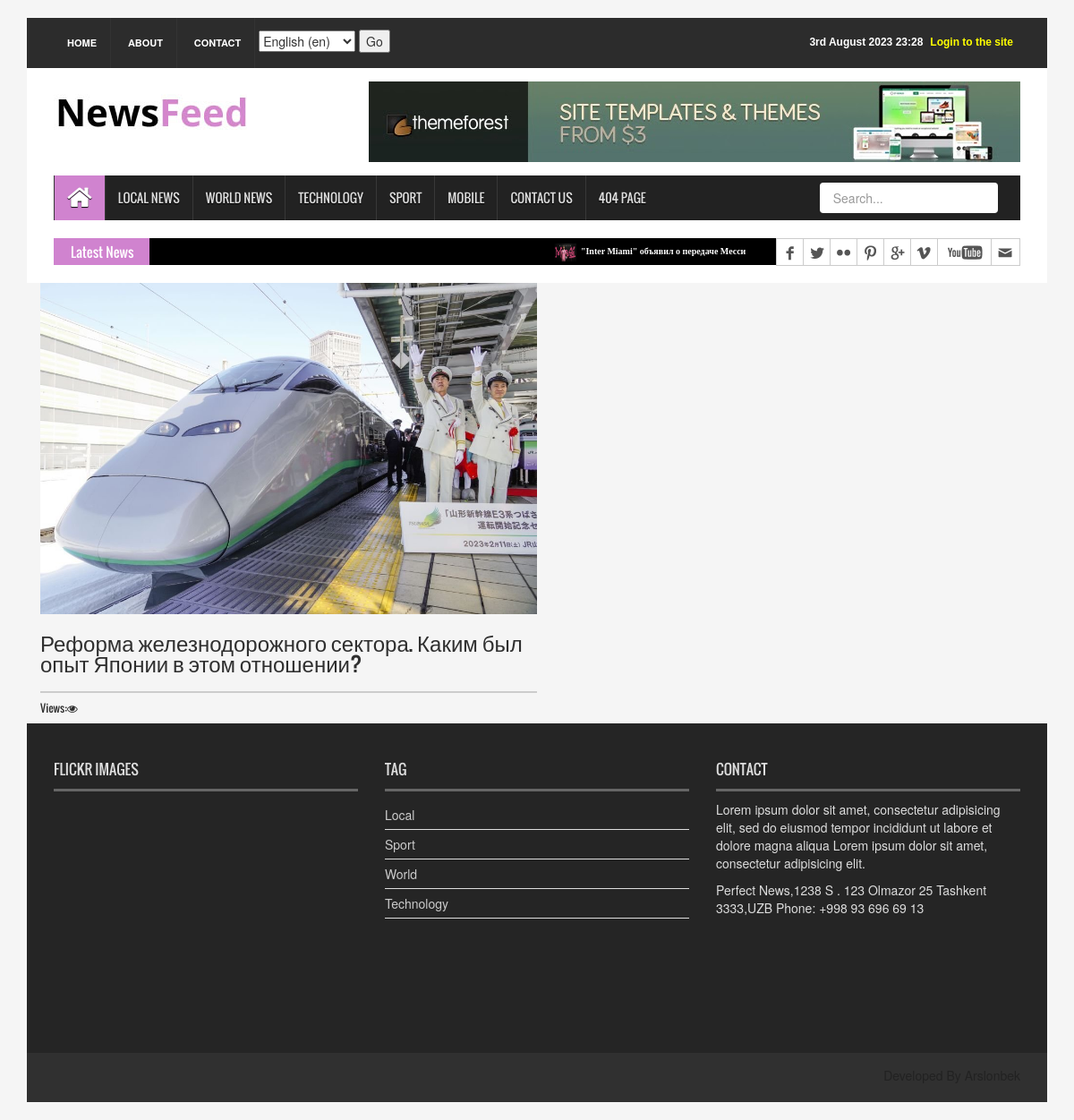
Screenshot of /en/world/ with the database file from the repository.
### news_app/models.py (models this page shows, shortened)
class News(models.Model):
    class Status(models.TextChoices):
        Draft = "DF", "Draft"
        Published = "PB", "Published"
    title = models.CharField(max_length=250)
    slug = models.SlugField(max_length=250)
    body = models.TextField()
    image = models.ImageField(upload_to='news/images')
    category = models.ForeignKey(Category, on_delete=models.CASCADE)
    publish_time = models.DateTimeField(default=timezone.now)
    created_time = models.DateTimeField(auto_now_add=True)
    updated_time = models.DateTimeField(auto_now=True)
    status = models.CharField(max_length=2, choices=Status.choices, default=Status.Draft)
    objects = models.Manager()  # default manager
    published = PublishedManager()
    class Meta:
        ordering = ["-publish_time"]
    def get_absolute_url(self):
        return reverse("news_detail_page", args=[self.slug])

class Category(models.Model):
    name = models.CharField(max_length=150)
    class Meta:
        verbose_name_plural = 'Categories'

### news_app/views.py (the view)
# urls.py: path('world/', WorldNewsView.as_view(), name='world_news_page'),
class WorldNewsView(ListView):
    model = News
    template_name = 'news/world.html'
    context_object_name = 'world_news'
    def get_queryset(self):
        news = self.model.published.all().filter(category__name='world')
        return news
    def get_context_data(self, **kwargs):
        context = super().get_context_data(**kwargs)
        context['categories'] = Category.objects.all()
        context['news_list'] = News.published.all().order_by('-publish_time')[:15]
        context['world'] = News.published.all().filter(category__name='World').order_by('-publish_time')[:5]
        return context

### news_app/context_processor.py (called while the page is built)
def latest_news(request):
    latest_news = News.published.all().order_by('-publish_time')[:10]
    context = {
        'latest_news': latest_news
    }
    return context

### news_app/models.py (called while the page is built)
    def get_queryset(self):
        return super().get_queryset().filter(status=News.Status.Published)

### templates/news/world.html (shortened to what this page needs)
{% extends 'news/base.html' %}
{% load static %}
{% load hitcount_tags %}
{% load i18n %}
{% block content %}
     {% for news in world %}
        <div class="container">
            <div class="row">
                <div class="col-sm-6">
                  <a href="{{news.get_absolute_url}}">
                    <img src="{{ news.image.url }}" alt="{{ news.title }}" style="width:100%">
                    <h2 style="border-bottom: 2px solid #ccc; padding-bottom: 20px; font-size: 24px;">{{news.title}}</h2>
                    <h6> Views:<i class="fa fa-eye" aria-hidden="true"></i> {% get_hit_count for news %} </h6>
                  </a>
                </div>
            </div>
        </div>
     {% endfor %}
{% endblock content %}

### templates/news/base.html (shortened to what this page needs)
{% load static %}
{% load i18n %}
<!DOCTYPE html>
<html>
<head>
<link rel="stylesheet" type="text/css" href="{% static 'css/bootstrap.min.css' %}">
<link rel="stylesheet" type="text/css" href="{% static 'css/font-awesome.min.css' %}">
<link rel="stylesheet" type="text/css" href="{% static 'css/animate.css' %}">
<link rel="stylesheet" type="text/css" href="{% static 'css/font.css' %}">
<link rel="stylesheet" type="text/css" href="{% static 'css/li-scroller.css' %}">
<link rel="stylesheet" type="text/css" href="{% static 'css/slick.css' %}">
<link rel="stylesheet" type="text/css" href="{% static 'css/jquery.fancybox.css' %}">
<link rel="stylesheet" type="text/css" href="{% static 'css/theme.css' %}">
<link rel="stylesheet" type="text/css" href="{% static 'css/style.css' %}">
</head>
<body>
<div class="container">
  <header id="header">
    <div class="row">
      <div class="col-lg-12 col-md-12 col-sm-12">
        <div class="header_top">
          <div class="header_top_left">
            <ul class="top_nav">
              <li><a href="{% url 'home_page' %}">{% blocktrans %}Home{% endblocktrans %}</a></li>
              <li><a href="#">{% blocktrans %}About{% endblocktrans %}</a></li>
              <li><a href="{% url 'contact_page' %}">{% blocktrans %}Contact{% endblocktrans %}</a></li>
              <li>
              <form action="{% url 'set_language' %}" method="post">{% csrf_token %}
                  <select name="language">
                      {% get_current_language as LANGUAGE_CODE %}
                      {% get_available_languages as LANGUAGES %}
                      {% get_language_info_list for LANGUAGES as languages %}
                      {% for language in languages %}
                          <option value="{{ language.code }}"{% if language.code == LANGUAGE_CODE %} selected{% endif %}>
                              {{ language.name_local }} ({{ language.code }})
                          </option>
                      {% endfor %}
                  </select>
                  <input type="submit" value="Go">
              </form>
              </li>
            </ul>
          </div>
          <div class="header_top_right ">
            {% if request.user.is_authenticated %}
            <p><a href="{% url 'logout'%}" style="color: yellow">{% blocktrans %}Logout{% endblocktrans %}</a></p>
            <p><a href="{% url 'user_profile'%}" style="color: yellow">{% blocktrans %}My Profile{% endblocktrans %}</a></p>
            {% else %}
            <p><a href="{% url 'login' %}" style="color: yellow">{% blocktrans %}Login to the site{% endblocktrans %}</a></p>
            {% endif %}
            <p>{% now "jS F Y H:i" %}</p>
          </div>
        </div>
      </div>
      <div class="col-lg-12 col-md-12 col-sm-12">
        <div class="header_bottom">
          <div class="logo_area"><a href="{% url 'home_page' %}" class="logo"><img src="{% static 'images/logo.jpg' %}" alt=""></a></div>
          <div class="add_banner"><a href="#"><img src="{% static 'images/addbanner_728x90_V1.jpg' %}" alt=""></a></div>
        </div>
      </div>
    </div>
  </header>
  <section id="navArea">
    <nav class="navbar navbar-inverse" role="navigation">
      <div id="navbar" class="navbar-collapse collapse">
        <ul class="nav navbar-nav main_nav">
          <li class="active"><a href="{% url 'home_page' %}"><span class="fa fa-home desktop-home"></span><span class="mobile-show">{% blocktrans %}Home{% endblocktrans %}</span></a></li>
          <li><a href="{% url 'local_news_page' %}">{% blocktrans %}Local News{% endblocktrans %}</a></li>
          <li><a href="{% url 'world_news_page' %}">{% blocktrans %}World News{% endblocktrans %}</a></li>
          <li><a href="{% url 'technology_news_page' %}">{% blocktrans %}Technology{% endblocktrans %}</a></li>
          <li><a href="{% url 'sport_news_page' %}">{% blocktrans %}Sport{% endblocktrans %}</a></li>
          <li class="dropdown"> <a href="#" class="dropdown-toggle" data-toggle="dropdown" role="button" aria-expanded="false">{% blocktrans %}Mobile{% endblocktrans %}</a>
          </li>
          <li><a href="{% url 'contact_page' %}">{% blocktrans %}Contact Us{% endblocktrans %}</a></li>
          <li><a href="{% url '404_page' %}">{% blocktrans %}404 Page{% endblocktrans %}</a></li>
          <li class="hidden-xs">
            <form method="get" action="{% url 'search_results' %}">
              <input type="search" name="s" placeholder="Search..." class="form-control navbar-form navbar-left" style=" margin-left: 18rem;">
            </form>
          </li>
        </ul>
      </div>
    </nav>
  </section>
  <section id="newsSection">
    <div class="row">
      <div class="col-lg-12 col-md-12">
        <div class="latest_newsarea"> <span>{% blocktrans %}Latest News{% endblocktrans %}</span>
          <ul id="ticker01" class="news_sticker">
          {% for news in latest_news %}
            <li><a href="#"><img src="{{ news.image.url }}" alt="">{{ news.title }}</a></li>
          {% endfor %}
          </ul>
          <div class="social_area">
            <ul class="social_nav">
              <li class="facebook"><a href="https://facebook.com/ArslonbekAbduqahhorov"></a></li>
              <li class="twitter"><a href="#"></a></li>
              <li class="flickr"><a href="#"></a></li>
              <li class="pinterest"><a href="#"></a></li>
              <li class="googleplus"><a href="#"></a></li>
              <li class="vimeo"><a href="#"></a></li>
              <li class="youtube"><a href="#"></a></li>
              <li class="mail"><a href="https://gmail.com/abduqahhorovarslonbek@gmail.com"></a></li>
            </ul>
          </div>
        </div>
      </div>
    </div>
  </section>
    {% block content %}
    {% endblock content %}
  <footer id="footer">
    <div class="footer_top">
      <div class="row">
        <div class="col-lg-4 col-md-4 col-sm-4">
          <div class="footer_widget wow fadeInLeftBig">
            <h2>{% blocktrans %}Flickr Images{% endblocktrans %}</h2>
          </div>
        </div>
        <div class="col-lg-4 col-md-4 col-sm-4">
          <div class="footer_widget wow fadeInDown">
            <h2>Tag</h2>
            <ul class="tag_nav">
             {% for category in categories %}
              <li><a href="#">{{ category.name }}</a></li>
             {% endfor %}
            </ul>
          </div>
        </div>
        <div class="col-lg-4 col-md-4 col-sm-4">
          <div class="footer_widget wow fadeInRightBig">
            <h2>{% blocktrans %}Contact{% endblocktrans %}</h2>
            <p>Lorem ipsum dolor sit amet, consectetur adipisicing elit, sed do eiusmod tempor incididunt ut labore et dolore magna aliqua Lorem ipsum dolor sit amet, consectetur adipisicing elit.</p>
            <address>
            Perfect News,1238 S . 123 Olmazor 25 Tashkent 3333,UZB Phone: +998 93 696 69 13
            </address>
          </div>
        </div>
      </div>
    </div>
    <div class="footer_bottom">
      <p class="developer">Developed By Arslonbek</p>
    </div>
  </footer>
</div>
</body>

### static/css/li-scroller.css (style rules this page uses)
ul.newsticker { position:relative; left:750px; font:bold 10px Verdana; list-style-type:none; margin:0; padding:0 }
ul.newsticker li { float:left; margin:0; padding:0 }
ul.newsticker a { white-space:nowrap; padding:0; color:#fff; margin:0 50px 0 0 }
ul.newsticker a > img { height:20px; margin-right:5px; width:25px }

### static/css/theme.css (style rules this page uses)
.navbar-inverse .navbar-nav > .active > a, .navbar-inverse .navbar-nav > .active > a:hover, .navbar-inverse .navbar-nav > .active > a:focus { background-color:#d083cf }
.latest_newsarea span { background:none repeat scroll 0 0 #d083cf }

### rows the page displays
News: image (picture), title "\"Inter Miami\" объявил о передаче Месси"
News: image (picture), title "Реформа железнодорожного сектора. Каким был опыт Японии в этом отношении?"
Category: name "Local"
Category: name "Sport"
Category: name "World"
Category: name "Technology"

### other values shown
form field language "English (en)"
